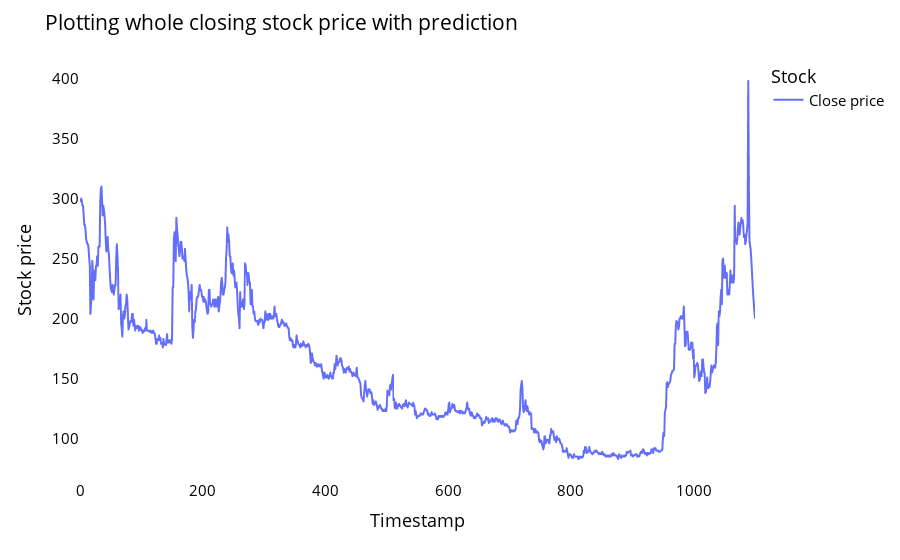

Source (notebook cell):
### Markdown cell above
<b>Decision Making</b>
<br>
<ol>
    <li>Trend Analisis, <b style="color:green">UPWARD</b> berarti memiliki oportunisi yang baik untuk dibeli, hal ini merujuk pada proyeksi masa depan yang baik | <b style="color:red">DOWNWARD</b> berarti memiliki proyeksi masa depan yang kurang baik, ada sebaiknya menahan terlebih dahulu dan melihat trend mendatang</li>
    <li><b>Komparasi dengan data sebelumnya</b>, Apakah trend selama ini konsisten turun atau memiliki proyeksi kenaikan yang baik</li>
    <li><b>Mempertimbangkan kondisi eksternal</b> seperti, Kebijakan Pemerintah | Harga dolar | hari raya | etc. </li>
    <li><b>Toleransi resiko</b>, pastikan memiliki toleransi resiko penurunan (preferensi masing-masing)</li>
</ol>

### Code cell
lstmdf = closedf.tolist()
lstmdf.extend((np.array(lst_output).reshape(-1, 1)).tolist())
lstmdf = scaler.inverse_transform(lstmdf).reshape(1, -1).tolist()[0]

names = cycle(["Close price"])

fig = px.line(lstmdf, labels={"value": "Stock price", "index": "Timestamp"})
fig.update_layout(
    title_text="Plotting whole closing stock price with prediction",
    plot_bgcolor="white",
    font_size=15,
    font_color="black",
    legend_title_text="Stock",
)

fig.for_each_trace(lambda t: t.update(name=next(names)))

fig.update_xaxes(showgrid=False)
fig.update_yaxes(showgrid=False)
fig.show()

### Figure 1 — Plotly figure (JSON) as saved in the notebook; plotly's stock layout.template omitted (floating-point values rounded to 4 significant figures; data arrays with more than 128 entries replaced by an {"elided": "..."} marker saying what was removed)
{"data": [{"hovertemplate": "variable=0<br>Timestamp=%{x}<br>Stock price=%{y}<extra></extra>", "legendgroup": "0", "line": {"color": "#636efa", "dash": "solid"}, "marker": {"symbol": "circle"}, "mode": "lines", "name": "Close price", "showlegend": true, "type": "scattergl", "x": {"elided": "1101 int values"}, "xaxis": "x", "y": {"elided": "1101 float values"}, "yaxis": "y"}], "layout": {"font": {"color": "black", "size": 15}, "legend": {"title": {"text": "Stock"}, "tracegroupgap": 0}, "margin": {"t": 60}, "plot_bgcolor": "white", "title": {"text": "Plotting whole closing stock price with prediction"}, "xaxis": {"anchor": "y", "domain": [0, 1], "showgrid": false, "title": {"text": "Timestamp"}}, "yaxis": {"anchor": "x", "domain": [0, 1], "showgrid": false, "title": {"text": "Stock price"}}}}
